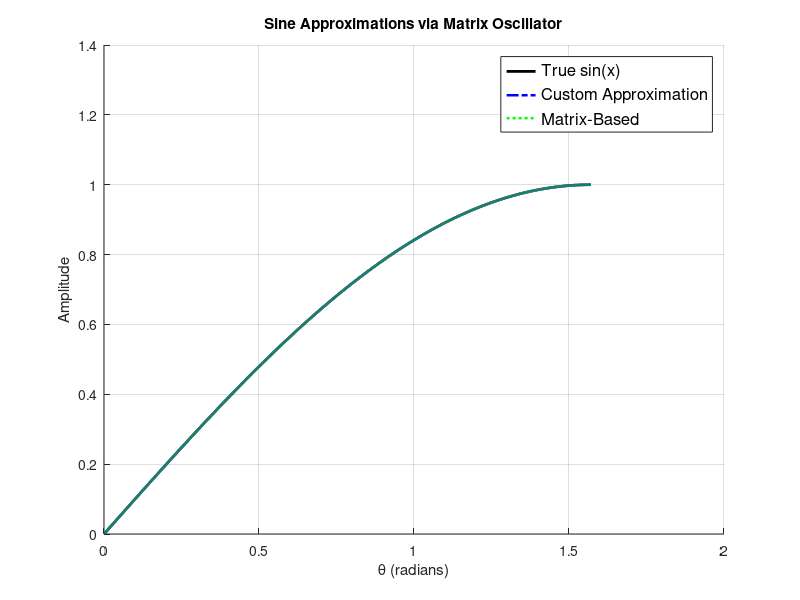

Recreate this plot in MATLAB.
% Parameters
f = 1;              % Frequency in Hz
fs = 44100;         % Sampling frequency
duration = 2;       % seconds
N = fs * duration;  % Number of samples

% Time and angle vectors
t = (0:N-1)/fs;
theta = 2 * pi * f * t;

% True sine wave
y_sin = sin(theta);

% === Custom Polynomial Approximation ===
x_norm = mod(theta+pi, 2*pi); % Wrap angle
x_norm = (x_norm - pi) / pi;  % Normalize [-1, 1]

% Coefficients
c1 = 3.140625;
c2 = 0.02026367;
c3 = -5.3251;
c4 = 0.5446778;
c5 = 1.800293;

y_custom_scaled = c1*x_norm + c2*x_norm.^2 + c3*x_norm.^3 + ...
                  c4*x_norm.^4 + c5*x_norm.^5;

% === Matrix-Based Approximation ===
k = (2 * pi * f) / fs;

% Standard matrix oscillator
x1 = 0; x2 = 1;
y1 = zeros(1, N);

% Gain-corrected version
x1_corr = 1; x2_corr = 0;
y_corr = zeros(1, N);

for i = 1:N
    % Basic matrix oscillator
    y1(i) = (1 - k^2/2) * x1 + k * x2;
    x2_new = -k * x1 + (1 - k^2/2) * x2;
    x1 = y1(i);
    x2 = x2_new;
    
    % Gain-corrected oscillator
    y1_corr = (1 - k^2/2) * x1_corr + k * x2_corr;
    y2_corr = -k * x1_corr + (1 - k^2/2) * x2_corr;
    
    % Power & gain
    P = y1_corr^2 + y2_corr^2;
    G = 1.5 - P;
    
    x1_corr = G * y1_corr;
    x2_corr = G * y2_corr;
    
    y_corr(i) = y1_corr;
end

% === Plot All Approximations ===
plot_range = 1:round(fs/f/4);  % One cycle for clarity

figure;
hold on;
plot(theta(plot_range), y_sin(plot_range), 'k-', 'LineWidth', 2);
plot(theta(plot_range), y_custom_scaled(plot_range), 'b-.', 'LineWidth', 1.8);
plot(theta(plot_range), y1(plot_range), 'g:', 'LineWidth', 1.8);

xlabel('\theta (radians)');
ylabel('Amplitude');
title('Sine Approximations via Matrix Oscillator');
legend('True sin(x)', 'Custom Approximation', ...
       'Matrix-Based', 'FontSize', 12);
grid on;
hold off;
